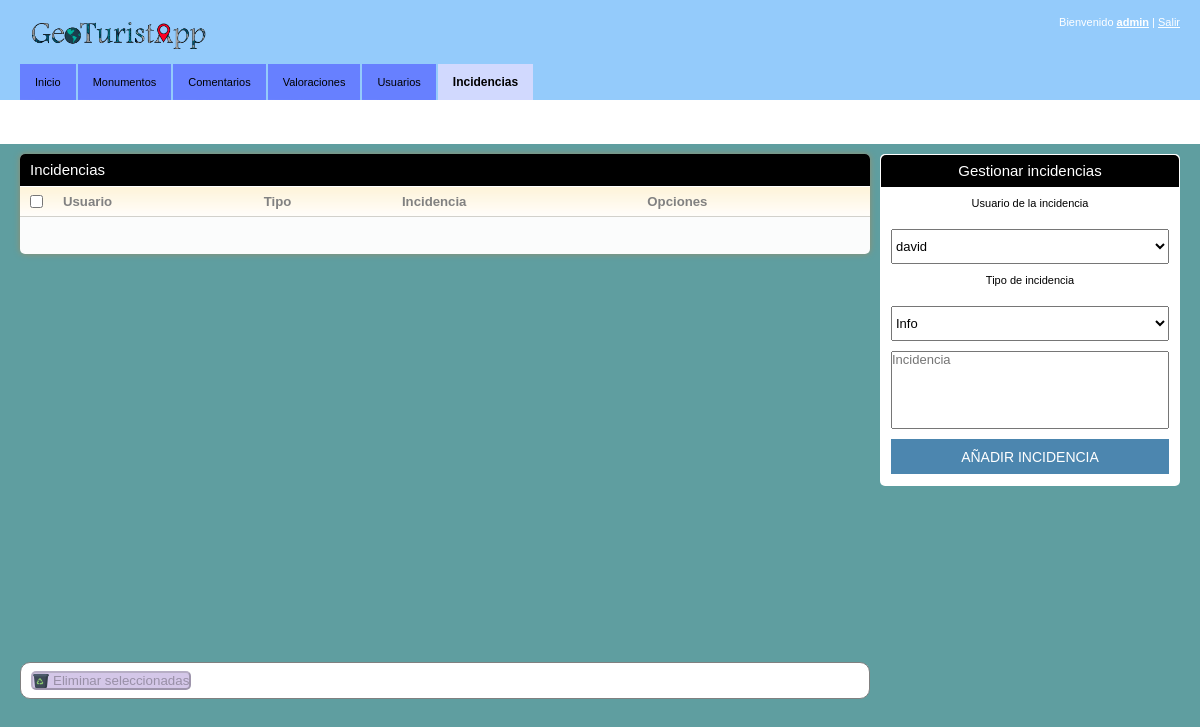
The page /inicio.php?id=incidencias (signed in) on the database as committed earlier.
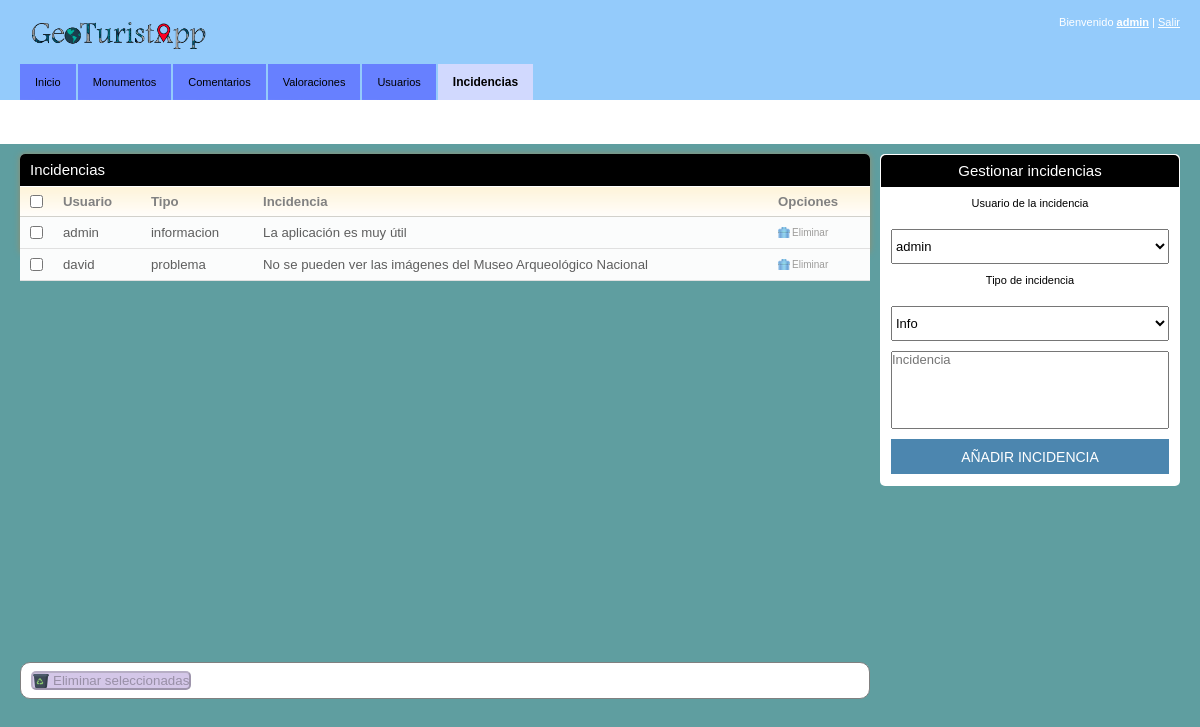
The same page on the database as committed later.
### tables this page shows
CREATE TABLE `incidencias` (
  `id_incidencia` int(11) NOT NULL,
  `id_usuario` varchar(40) NOT NULL,
  `tipo` varchar(40) NOT NULL,
  `incidencia` varchar(200) NOT NULL
);

### funciones_BD.php (the view, shortened to what this page needs)
<?php
function usuarios_lista($conexion){
	$usuarios = mysqli_query($conexion,"SELECT * FROM usuarios");
	if($usuarios){
		while($fila = mysqli_fetch_array($usuarios))
		{
			echo "<option value='$fila[id_usuario]'>$fila[id_usuario]</option>";
		}
	}
}
function obtener_incidencias($conexion){
	$incidencias = mysqli_query($conexion,"SELECT * FROM incidencias");
	if($incidencias){
		while($fila = mysqli_fetch_array($incidencias))
		{
			echo "<tr>
				<td><input type='checkbox' name='incidencia_sel[]' class='lugares_sel' value='$fila[id_incidencia]'/></td>
				<td>$fila[id_usuario]</td>
				<td>$fila[tipo]</td>
				<td>$fila[incidencia]</td>
				<td><a href='inicio.php?id=incidencias&eliminar=$fila[id_incidencia]' class='ico del' onclick='return confirmar()'>Eliminar</a>
			</tr>";
		}
	}
}
?>

### incidencias.php (shortened to what this page needs)
<div id="contenido">
			<div id="content">
				<div class="box">
					<div class="box-head">
						<h2 class="left">Incidencias</h2>
					</div>
					<div class="table about">
						<table width="100%" border="0" cellspacing="0" cellpadding="0">
							<tr>
								<th width="13"><input type="checkbox" class="checkbox_all" /></th>
								<th>Usuario</th>
								<th>Tipo</th>
								<th>Incidencia</th>
								<th>Opciones</th>
							</tr>
						<form action="inicio.php?id=incidencias" method="post" onsubmit="return confirmar('incidencias')">
							<?php obtener_incidencias($conexion) ?>
						</table>
					</div>
					<div class="op_eliminar">
						<button type="submit" class="papelera" name="Del_Sel">Eliminar seleccionadas</button>
					</div>
				</div>
				</div>
			</div>
			<div id="sidebar">
				<div class="add-coment-box">
					<div class="box-head">
						<h2>Gestionar incidencias</h2>
						<form id="add-lugar" action="inicio.php?id=incidencias" method="post">
							<div id="info_lugar">
									<label for="u_incidencia">Usuario de la incidencia</label>
									<select id="u_incidencia" name="u_incidencia"><?php usuarios_lista($conexion); ?></select>
									<label for="t_incidencia">Tipo de incidencia</label>
									<select id="t_incidencia" name="t_incidencia">
										<option value = "informacion">Info</option>
									</select>
									<textarea id="coment" name="incidencia" placeholder="Incidencia"></textarea>
									<input class="add-lugar-button" type="submit" name="AddIncidencia" value="Añadir Incidencia"/>
							</div>
						</form>
					</div>
					<div class="box-content">
					</div>
				</div>
			</div>
		</div>

Rows that differ between the two databases and show on the page:
added incidencias: id_usuario "admin", tipo "informacion", incidencia "La aplicación es muy útil"
added incidencias: id_usuario "david", tipo "problema", incidencia "No se pueden ver las imágenes del Museo Arqueológico Nacional"
Other text that changed with them:
form field u_incidencia: "david" → "admin"
